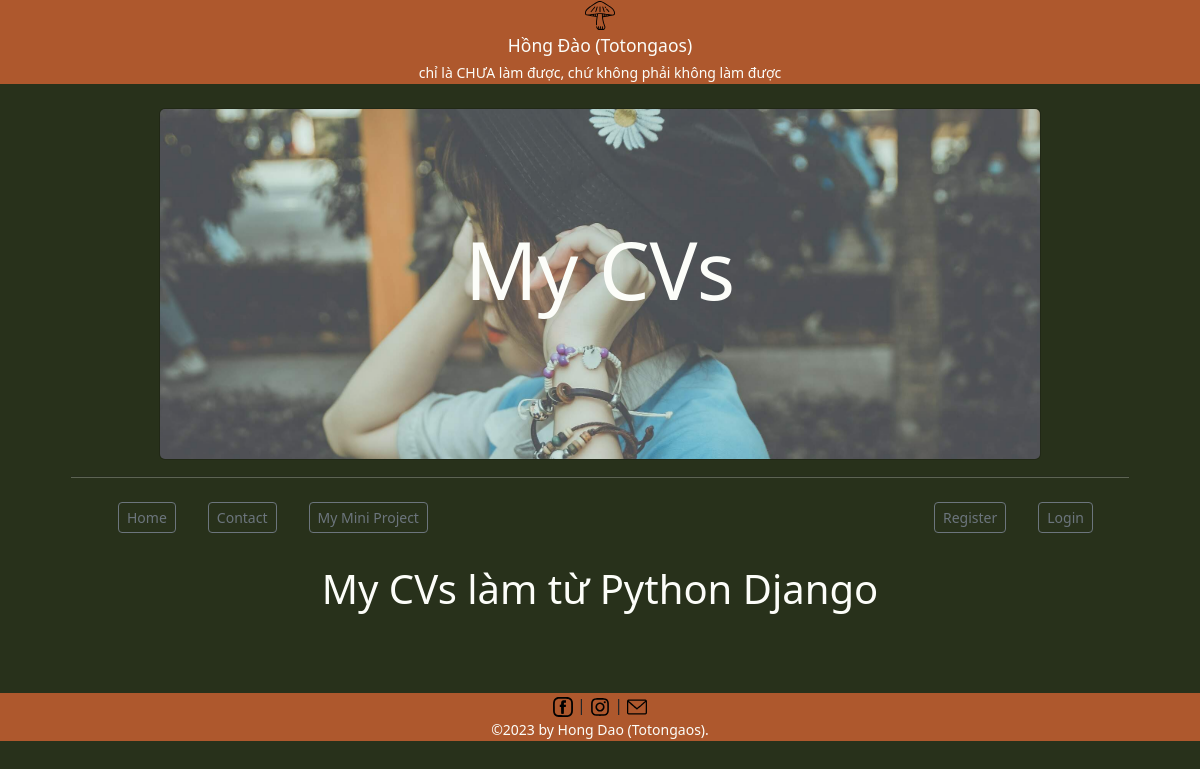
The page /blog/ on the database as committed earlier.
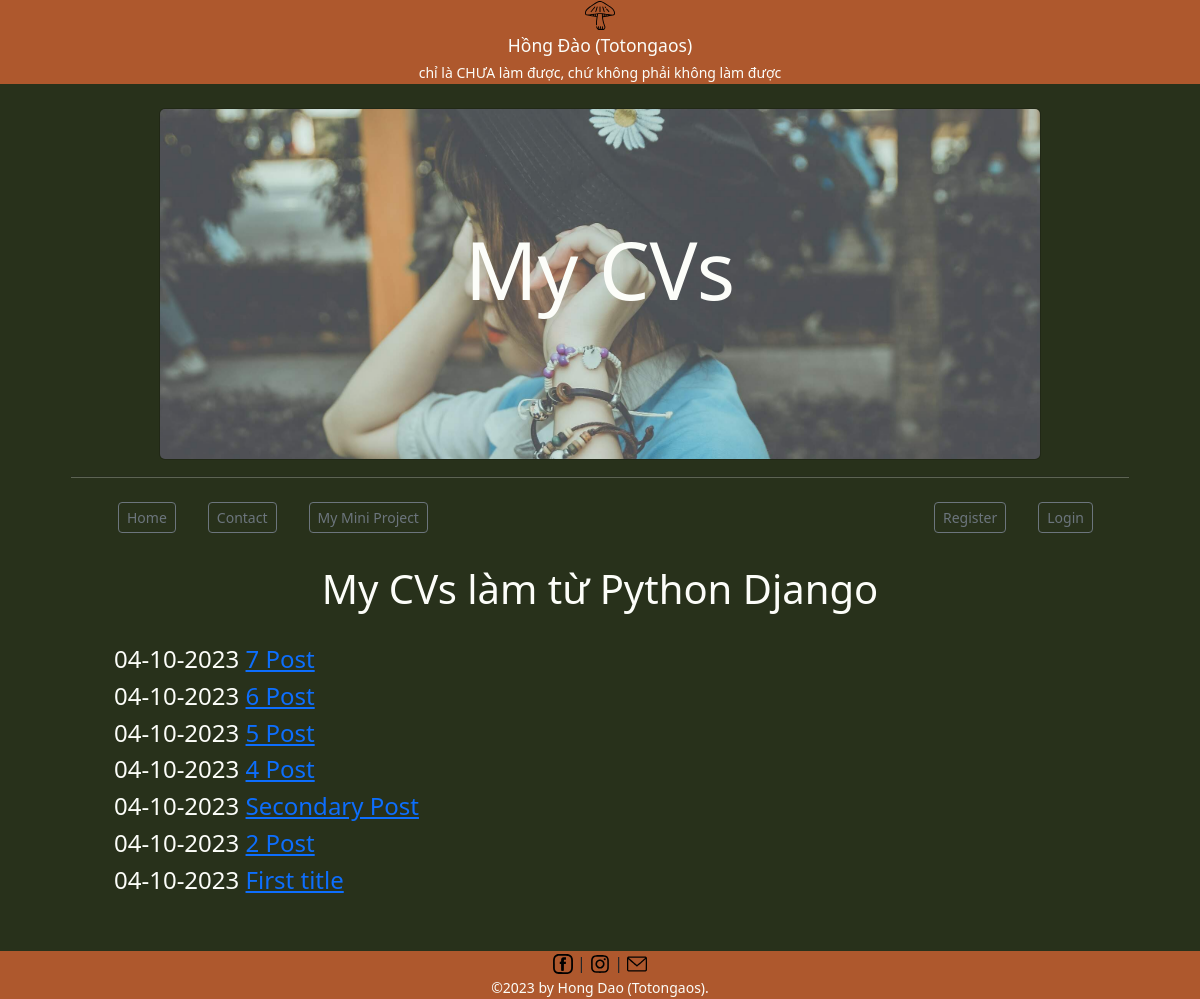
The same page on the database as committed later.
### blog/models.py (models this page shows, shortened)
class Post(models.Model):
    title = models.CharField(max_length=100)
    body = models.TextField()
    date = models.DateTimeField(auto_now_add=True)
    image = models.ImageField(null=True)

### blog/views.py (the view)
# urls.py: path('', views.list, name = 'blog'),
def list(request):
    Data = {'Posts':Post.objects.all().order_by("-date")}
    return render(request, 'blog/blog.html', Data)

### blog/templates/blog/blog.html (shortened to what this page needs)
{% extends "pages/base.html" %}
{% block content %}
{% for post in Posts %}
<h4>{{post.date|date:"d-m-Y"}} <a href="{% url 'post' post.id %}">{{post.title}}</a></h4>
{% endfor %}
{% endblock %}

### home/templates/pages/base.html (shortened to what this page needs)
<!DOCTYPE html>
<html lang="en">
<head>
    {% load static %}
    <link rel="stylesheet" href=" {% static 'css/bootstrap.min.css' %}" type="text/css">
</head>
<body>
    <header>
        <div class="row" style="background-color : #ae582d">
            <center><img src="{% static 'img/mushroom.svg'  %}" style="height:30px; width:30px;"></center>
            <center><span class="lead" style="color: #fcfdf9"><small>Hồng Đào (Totongaos)</small></span></center>
            <center><span style="color: #fcfdf9"><small>chỉ là CHƯA làm được, chứ không phải không làm được</small></span></center>
        </div>
    </header>
    <div class="container-fluid">
        <div class="row">
            <center><div class="col-sm-9">
                <div class="card mt-4" style="background-color: #28311b; color: #fcfdf9">
                    <img class="card-img img-fluid" src="{% static 'img/totongaos1.jpg' %}" alt="Card image"
                         style="width: 1200px; height: 350px; object-fit: cover; object-position: 50% 50%;">
                    <div class="card-img-overlay mt-5">
                        <h1 class="display-1 mt-5"><strong>My CVs</strong></h1>
                    </div>
                </div>
            </div></center>
        </div>
        <center><hr width="90%" color="#fcfdf9"  align="center"  size="4px"></center>
    </div>
    <div class="row">
        <div class="col-sm-1" style="background-color: #28311b;"></div>
        <div class="col-sm-8">
            <div class=" bs-slidebar">
                <nav class="nav navbar-light justify-content"  style="background-color: #28311b;">
                    <a class="nav-link active" href="/"><button class="btn btn-sm btn-outline-secondary" type="button">Home</button></a>
                    <a class="nav-link active" href="{% url 'contact' %}"><button class="btn btn-sm btn-outline-secondary" type="button">Contact</button></a>
                    <a class="nav-link active" href="{% url 'blog' %}"><button class="btn btn-sm btn-outline-secondary" type="button">My Mini Project</button></a>
                </nav>
            </div>
        </div>
        <div class="col-sm-3">
            <div class="bs-slidebar">
                <nav class="nav navbar-light justify-content"  style="background-color: #28311b; color: #fcfdf9";">
                    {% if user.username %}
                        <p><a class="nav-link disabled" style="color: #fcfdf9";" %}"><h5>Hello {{user.username}}</h5></a></p>
                        <p><a class="nav-link active" href="{% url 'logout' %}">
                            <button class="btn btn-sm btn-outline-secondary" type="button">Logout</button></a></p>
                    {% else %}
                        <a class="nav-link active" href="{% url 'register' %}">
                            <button class="btn btn-sm btn-outline-secondary" type="button">Register</button>
                        </a>
                        <a class="nav-link active" href="{% url 'login' %}">
                            <button class="btn btn-sm btn-outline-secondary" type="button">Login</button>
                        </a>
                    {% endif %}
                </nav>
            </div>
        </div>
    </div>
    <br>
    <div class="row">
        <div class="col-sm-12" style="color:#fcfdf9">
            <center><h1>My CVs làm từ Python Django</h1></center>
        </div>
    </div>
    <br>
    <div class="row">
        <div class="col-sm-1"></div>
        <div class="col-sm-10">
            <div class="container-fluid" style="color: #fcfdf9">
                {% block content %}
                {% endblock %}
            </div>
        </div>
        <div class="col-sm-1"></div>
    </div>
    <br><br>
    <footer>
        <div class="row" style="background-color : #ae582d">
            <center>
                <a href="https://www.facebook.com/totongaos"><img src="{% static 'img/facebook.svg' %}" style="width: 20px; height: 20px; object-fit: cover;"></a>
                | <a href="https://www.instagram.com/_erica0511/"><img src="{% static 'img/instagram.svg' %}" style="width: 20px; height: 20px; object-fit: cover;"></a>
                | <a data-auto-recognition="true" href="mailto:hongdao05112000@gmail.com"><img src="{% static 'img/gmail.svg' %}" style="width: 20px; height: 20px; object-fit: cover;"></a>
            </center>
            <center><span style="color: #fcfdf9"><small>©2023 by Hong Dao (Totongaos).</small></span></center>
        </div>
    </footer>
</body>
</html>

### home/templates/pages/base.html (style rules this page uses)
html, body { height : 100%; background-color : #28311b; }

Rows that differ between the two databases and show on the page:
added Post: date "04-10-2023", title "7 Post"
added Post: date "04-10-2023", title "6 Post"
added Post: date "04-10-2023", title "5 Post"
added Post: date "04-10-2023", title "4 Post"
added Post: date "04-10-2023", title "Secondary Post"
added Post: date "04-10-2023", title "2 Post"
added Post: date "04-10-2023", title "First title"
